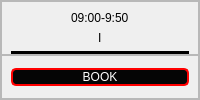
                           <widget class="QFrame" name="frame_48">
                            <property name="frameShape">
                             <enum>QFrame::StyledPanel</enum>
                            </property>
                            <property name="frameShadow">
                             <enum>QFrame::Raised</enum>
                            </property>
                            <layout class="QVBoxLayout" name="verticalLayout_32">
                             <property name="spacing">
                              <number>0</number>
                             </property>
                             <property name="leftMargin">
                              <number>0</number>
                             </property>
                             <property name="topMargin">
                              <number>0</number>
                             </property>
                             <property name="rightMargin">
                              <number>0</number>
                             </property>
                             <property name="bottomMargin">
                              <number>0</number>
                             </property>
                             <item>
                              <widget class="QFrame" name="frame_49">
                               <property name="frameShape">
                                <enum>QFrame::StyledPanel</enum>
                               </property>
                               <property name="frameShadow">
                                <enum>QFrame::Raised</enum>
                               </property>
                               <layout class="QVBoxLayout" name="verticalLayout_33">
                                <property name="bottomMargin">
                                 <number>0</number>
                                </property>
                                <item alignment="Qt::AlignHCenter">
                                 <widget class="QLabel" name="label_21">
                                  <property name="styleSheet">
                                   <string notr="true">font: 10pt &quot;Copperplate Gothic Bold&quot;;
background-color: rgba(0, 0, 0, 0);
color: rgb(0, 0, 0);</string>
                                  </property>
                                  <property name="text">
                                   <string>09:00-9:50</string>
                                  </property>
                                 </widget>
                                </item>
                                <item alignment="Qt::AlignHCenter">
                                 <widget class="QLabel" name="label_22">
                                  <property name="styleSheet">
                                   <string notr="true">font: 10pt &quot;Copperplate Gothic Bold&quot;;
background-color: rgba(0, 0, 0, 0);
color: rgb(0, 0, 0);</string>
                                  </property>
                                  <property name="text">
                                   <string>I</string>
                                  </property>
                                 </widget>
                                </item>
                                <item>
                                 <widget class="Line" name="line_3">
                                  <property name="styleSheet">
                                   <string notr="true">background-color: rgb(0, 0, 0);</string>
                                  </property>
                                  <property name="orientation">
                                   <enum>Qt::Horizontal</enum>
                                  </property>
                                 </widget>
                                </item>
                               </layout>
                              </widget>
                             </item>
                             <item>
                              <widget class="QFrame" name="frame_50">
                               <property name="frameShape">
                                <enum>QFrame::StyledPanel</enum>
                               </property>
                               <property name="frameShadow">
                                <enum>QFrame::Raised</enum>
                               </property>
                               <layout class="QVBoxLayout" name="verticalLayout_34">
                                <item>
                                 <widget class="QPushButton" name="pushButton_9">
                                  <property name="styleSheet">
                                   <string notr="true">QPushButton#pushButton_9{
 border: 2px solid red;
	
	font: 10pt &quot;Copperplate Gothic Light&quot;;
	background-color:rgba(0,0,0,250);
    color: rgb(255,255,255);
    border-radius:5px;
}
QPushButton#pushButton_9:hover{
    background-color:rgb(255,255,255);
    color: rgb(0,0,0);
}
QPushButton#pushButton_9:pressed{
    background-color: rgba(255,255,255,210);
}</string>
                                  </property>
                                  <property name="text">
                                   <string>BOOK</string>
                                  </property>
                                  <property name="icon">
                                   <iconset resource="attachments/icons.qrc">
                                    <normaloff>:/icons/edit.svg</normaloff>:/icons/edit.svg</iconset>
                                  </property>
                                  <property name="iconSize">
                                   <size>
                                    <width>20</width>
                                    <height>50</height>
                                   </size>
                                  </property>
                                 </widget>
                                </item>
                               </layout>
                              </widget>
                             </item>
                            </layout>
                           </widget>
